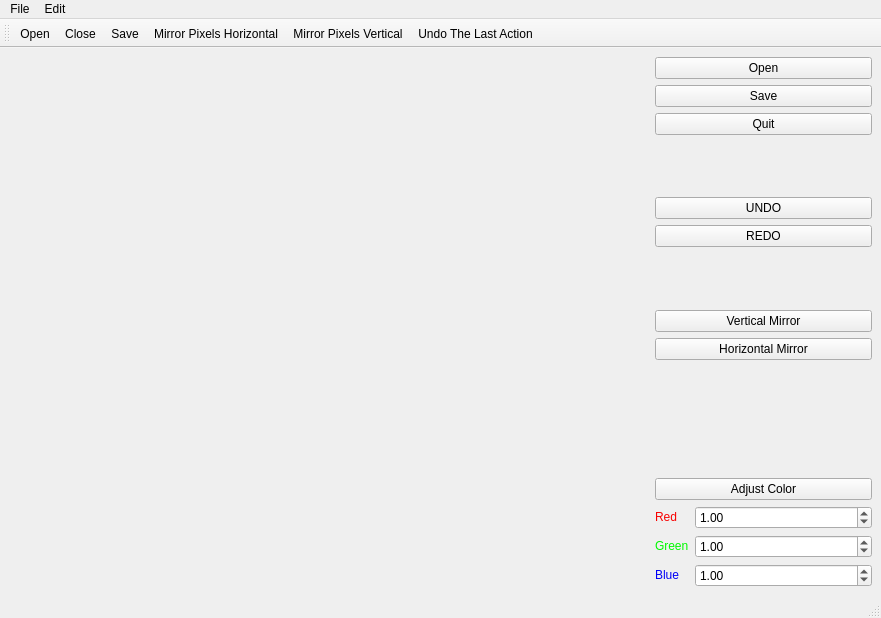
<?xml version="1.0" encoding="UTF-8"?>
<ui version="4.0">
 <class>UndoMainWin</class>
 <widget class="QMainWindow" name="UndoMainWin">
  <property name="geometry">
   <rect>
    <x>0</x>
    <y>0</y>
    <width>881</width>
    <height>618</height>
   </rect>
  </property>
  <property name="windowTitle">
   <string>UndoMainWin</string>
  </property>
  <property name="accessibleName">
   <string notr="true"/>
  </property>
  <property name="accessibleDescription">
   <string notr="true"/>
  </property>
  <widget class="QWidget" name="centralwidget">
   <layout class="QHBoxLayout" name="horizontalLayout">
    <item>
     <widget class="QLabel" name="m_ImageDisplay">
      <property name="minimumSize">
       <size>
        <width>640</width>
        <height>480</height>
       </size>
      </property>
      <property name="text">
       <string/>
      </property>
     </widget>
    </item>
    <item>
     <layout class="QVBoxLayout" name="verticalLayout">
      <item>
       <widget class="QPushButton" name="openButton">
        <property name="text">
         <string>Open</string>
        </property>
       </widget>
      </item>
      <item>
       <widget class="QPushButton" name="saveButton">
        <property name="text">
         <string>Save</string>
        </property>
       </widget>
      </item>
      <item>
       <widget class="QPushButton" name="quitButton">
        <property name="text">
         <string>Quit</string>
        </property>
       </widget>
      </item>
      <item>
       <spacer name="verticalSpacer_3">
        <property name="orientation">
         <enum>Qt::Vertical</enum>
        </property>
        <property name="sizeHint" stdset="0">
         <size>
          <width>20</width>
          <height>40</height>
         </size>
        </property>
       </spacer>
      </item>
      <item>
       <widget class="QPushButton" name="undoButton">
        <property name="text">
         <string>UNDO</string>
        </property>
       </widget>
      </item>
      <item>
       <widget class="QPushButton" name="redoButton">
        <property name="text">
         <string>REDO</string>
        </property>
       </widget>
      </item>
      <item>
       <spacer name="verticalSpacer_4">
        <property name="orientation">
         <enum>Qt::Vertical</enum>
        </property>
        <property name="sizeHint" stdset="0">
         <size>
          <width>20</width>
          <height>40</height>
         </size>
        </property>
       </spacer>
      </item>
      <item>
       <widget class="QPushButton" name="verticalMirrorButton">
        <property name="text">
         <string>Vertical Mirror</string>
        </property>
       </widget>
      </item>
      <item>
       <widget class="QPushButton" name="horizontalMirrorButton">
        <property name="text">
         <string>Horizontal Mirror</string>
        </property>
       </widget>
      </item>
      <item>
       <spacer name="verticalSpacer">
        <property name="orientation">
         <enum>Qt::Vertical</enum>
        </property>
        <property name="sizeHint" stdset="0">
         <size>
          <width>20</width>
          <height>40</height>
         </size>
        </property>
       </spacer>
      </item>
      <item>
       <spacer name="verticalSpacer_2">
        <property name="orientation">
         <enum>Qt::Vertical</enum>
        </property>
        <property name="sizeHint" stdset="0">
         <size>
          <width>20</width>
          <height>40</height>
         </size>
        </property>
       </spacer>
      </item>
      <item>
       <widget class="QPushButton" name="adjustColorButton">
        <property name="text">
         <string>Adjust Color</string>
        </property>
       </widget>
      </item>
      <item>
       <layout class="QFormLayout" name="formLayout">
        <item row="1" column="1">
         <widget class="QDoubleSpinBox" name="redSpin">
          <property name="maximum">
           <double>10.000000000000000</double>
          </property>
          <property name="singleStep">
           <double>0.100000000000000</double>
          </property>
          <property name="value">
           <double>1.000000000000000</double>
          </property>
         </widget>
        </item>
        <item row="1" column="0">
         <widget class="QLabel" name="redLabel">
          <property name="text">
           <string>&lt;!DOCTYPE HTML PUBLIC &quot;-//W3C//DTD HTML 4.0//EN&quot; &quot;http://www.w3.org/TR/REC-html40/strict.dtd&quot;&gt;
&lt;html&gt;&lt;head&gt;&lt;meta name=&quot;qrichtext&quot; content=&quot;1&quot; /&gt;&lt;style type=&quot;text/css&quot;&gt;
p, li { white-space: pre-wrap; }
&lt;/style&gt;&lt;/head&gt;&lt;body style=&quot; font-family:'Sans Serif'; font-size:9pt; font-weight:400; font-style:normal;&quot;&gt;
&lt;p style=&quot; margin-top:0px; margin-bottom:0px; margin-left:0px; margin-right:0px; -qt-block-indent:0; text-indent:0px;&quot;&gt;&lt;span style=&quot; color:#f80000;&quot;&gt;Red&lt;/span&gt;&lt;/p&gt;&lt;/body&gt;&lt;/html&gt;</string>
          </property>
         </widget>
        </item>
        <item row="2" column="0">
         <widget class="QLabel" name="greenLabel">
          <property name="text">
           <string>&lt;!DOCTYPE HTML PUBLIC &quot;-//W3C//DTD HTML 4.0//EN&quot; &quot;http://www.w3.org/TR/REC-html40/strict.dtd&quot;&gt;
&lt;html&gt;&lt;head&gt;&lt;meta name=&quot;qrichtext&quot; content=&quot;1&quot; /&gt;&lt;style type=&quot;text/css&quot;&gt;
p, li { white-space: pre-wrap; }
&lt;/style&gt;&lt;/head&gt;&lt;body style=&quot; font-family:'Sans Serif'; font-size:9pt; font-weight:400; font-style:normal;&quot;&gt;
&lt;p style=&quot; margin-top:0px; margin-bottom:0px; margin-left:0px; margin-right:0px; -qt-block-indent:0; text-indent:0px;&quot;&gt;&lt;span style=&quot; color:#00f900;&quot;&gt;Green&lt;/span&gt;&lt;/p&gt;&lt;/body&gt;&lt;/html&gt;</string>
          </property>
         </widget>
        </item>
        <item row="2" column="1">
         <widget class="QDoubleSpinBox" name="greenSpin">
          <property name="maximum">
           <double>10.000000000000000</double>
          </property>
          <property name="singleStep">
           <double>0.100000000000000</double>
          </property>
          <property name="value">
           <double>1.000000000000000</double>
          </property>
         </widget>
        </item>
        <item row="5" column="0">
         <widget class="QLabel" name="blueLabel">
          <property name="text">
           <string>&lt;!DOCTYPE HTML PUBLIC &quot;-//W3C//DTD HTML 4.0//EN&quot; &quot;http://www.w3.org/TR/REC-html40/strict.dtd&quot;&gt;
&lt;html&gt;&lt;head&gt;&lt;meta name=&quot;qrichtext&quot; content=&quot;1&quot; /&gt;&lt;style type=&quot;text/css&quot;&gt;
p, li { white-space: pre-wrap; }
&lt;/style&gt;&lt;/head&gt;&lt;body style=&quot; font-family:'Sans Serif'; font-size:9pt; font-weight:400; font-style:normal;&quot;&gt;
&lt;p style=&quot; margin-top:0px; margin-bottom:0px; margin-left:0px; margin-right:0px; -qt-block-indent:0; text-indent:0px;&quot;&gt;&lt;span style=&quot; color:#0000f7;&quot;&gt;Blue&lt;/span&gt;&lt;/p&gt;&lt;/body&gt;&lt;/html&gt;</string>
          </property>
         </widget>
        </item>
        <item row="5" column="1">
         <widget class="QDoubleSpinBox" name="blueSpin">
          <property name="maximum">
           <double>10.000000000000000</double>
          </property>
          <property name="singleStep">
           <double>0.100000000000000</double>
          </property>
          <property name="value">
           <double>1.000000000000000</double>
          </property>
         </widget>
        </item>
       </layout>
      </item>
     </layout>
    </item>
   </layout>
  </widget>
  <widget class="QMenuBar" name="menubar">
   <property name="geometry">
    <rect>
     <x>0</x>
     <y>0</y>
     <width>881</width>
     <height>20</height>
    </rect>
   </property>
   <widget class="QMenu" name="menuEdit">
    <property name="title">
     <string>Edit</string>
    </property>
    <addaction name="actionAdjust_Color"/>
    <addaction name="actionVertical_Mirror"/>
    <addaction name="actionHorizontal_Mirror"/>
    <addaction name="actionUndo_The_Last_Action"/>
   </widget>
   <widget class="QMenu" name="menuFile">
    <property name="title">
     <string>File</string>
    </property>
    <addaction name="actionOpen"/>
    <addaction name="actionClose"/>
    <addaction name="actionSave"/>
    <addaction name="actionQuit"/>
   </widget>
   <addaction name="menuFile"/>
   <addaction name="menuEdit"/>
  </widget>
  <widget class="QStatusBar" name="statusbar"/>
  <widget class="QToolBar" name="toolBar">
   <property name="windowTitle">
    <string>toolBar</string>
   </property>
   <attribute name="toolBarArea">
    <enum>TopToolBarArea</enum>
   </attribute>
   <attribute name="toolBarBreak">
    <bool>false</bool>
   </attribute>
   <addaction name="actionOpen"/>
   <addaction name="actionClose"/>
   <addaction name="actionSave"/>
   <addaction name="actionHorizontal_Mirror"/>
   <addaction name="actionVertical_Mirror"/>
   <addaction name="actionUndo_The_Last_Action"/>
  </widget>
  <action name="actionOpen">
   <property name="text">
    <string>Open</string>
   </property>
   <property name="shortcut">
    <string>Ctrl+O</string>
   </property>
  </action>
  <action name="actionClose">
   <property name="text">
    <string>Close</string>
   </property>
   <property name="shortcut">
    <string>Ctrl+C</string>
   </property>
  </action>
  <action name="actionSave">
   <property name="text">
    <string>Save</string>
   </property>
   <property name="shortcut">
    <string>Ctrl+S</string>
   </property>
  </action>
  <action name="actionAdjust_Color">
   <property name="text">
    <string>Adjust Color</string>
   </property>
   <property name="shortcut">
    <string>Ctrl+A</string>
   </property>
  </action>
  <action name="actionVertical_Mirror">
   <property name="text">
    <string>Mirror Pixels Vertical </string>
   </property>
   <property name="toolTip">
    <string>Vertical Mirror Pixels</string>
   </property>
   <property name="shortcut">
    <string>Ctrl+V</string>
   </property>
  </action>
  <action name="actionQuit">
   <property name="text">
    <string>Quit</string>
   </property>
   <property name="shortcut">
    <string>Ctrl+Q</string>
   </property>
  </action>
  <action name="actionHorizontal_Mirror">
   <property name="text">
    <string>Mirror Pixels Horizontal</string>
   </property>
  </action>
  <action name="actionUndo_The_Last_Action">
   <property name="text">
    <string>Undo The Last Action</string>
   </property>
   <property name="shortcut">
    <string>Ctrl+U</string>
   </property>
  </action>
 </widget>
 <resources/>
 <connections/>
</ui>
